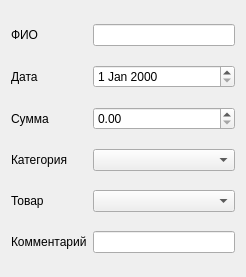
<?xml version="1.0" encoding="UTF-8"?>
<ui version="4.0">
 <class>CreditWidget</class>
 <widget class="QWidget" name="CreditWidget">
  <property name="geometry">
   <rect>
    <x>0</x>
    <y>0</y>
    <width>246</width>
    <height>277</height>
   </rect>
  </property>
  <property name="windowTitle">
   <string>Form</string>
  </property>
  <layout class="QGridLayout" name="gridLayout">
   <item row="0" column="0">
    <widget class="QLabel" name="label">
     <property name="text">
      <string>ФИО</string>
     </property>
    </widget>
   </item>
   <item row="0" column="1">
    <widget class="QLineEdit" name="fullNameEdit"/>
   </item>
   <item row="1" column="0">
    <widget class="QLabel" name="label_2">
     <property name="text">
      <string>Дата</string>
     </property>
    </widget>
   </item>
   <item row="1" column="1">
    <widget class="QDateEdit" name="dateEdit"/>
   </item>
   <item row="2" column="0">
    <widget class="QLabel" name="label_3">
     <property name="text">
      <string>Сумма</string>
     </property>
    </widget>
   </item>
   <item row="2" column="1">
    <widget class="QDoubleSpinBox" name="valueSpinBox"/>
   </item>
   <item row="3" column="0">
    <widget class="QLabel" name="label_4">
     <property name="text">
      <string>Категория</string>
     </property>
    </widget>
   </item>
   <item row="3" column="1">
    <widget class="QComboBox" name="productCategoryBox"/>
   </item>
   <item row="4" column="0">
    <widget class="QLabel" name="label_5">
     <property name="text">
      <string>Товар</string>
     </property>
    </widget>
   </item>
   <item row="4" column="1">
    <widget class="QComboBox" name="productBox"/>
   </item>
   <item row="5" column="0">
    <widget class="QLabel" name="label_6">
     <property name="text">
      <string>Комментарий</string>
     </property>
    </widget>
   </item>
   <item row="5" column="1">
    <widget class="QLineEdit" name="commentEdit"/>
   </item>
  </layout>
 </widget>
 <resources/>
 <connections/>
</ui>
